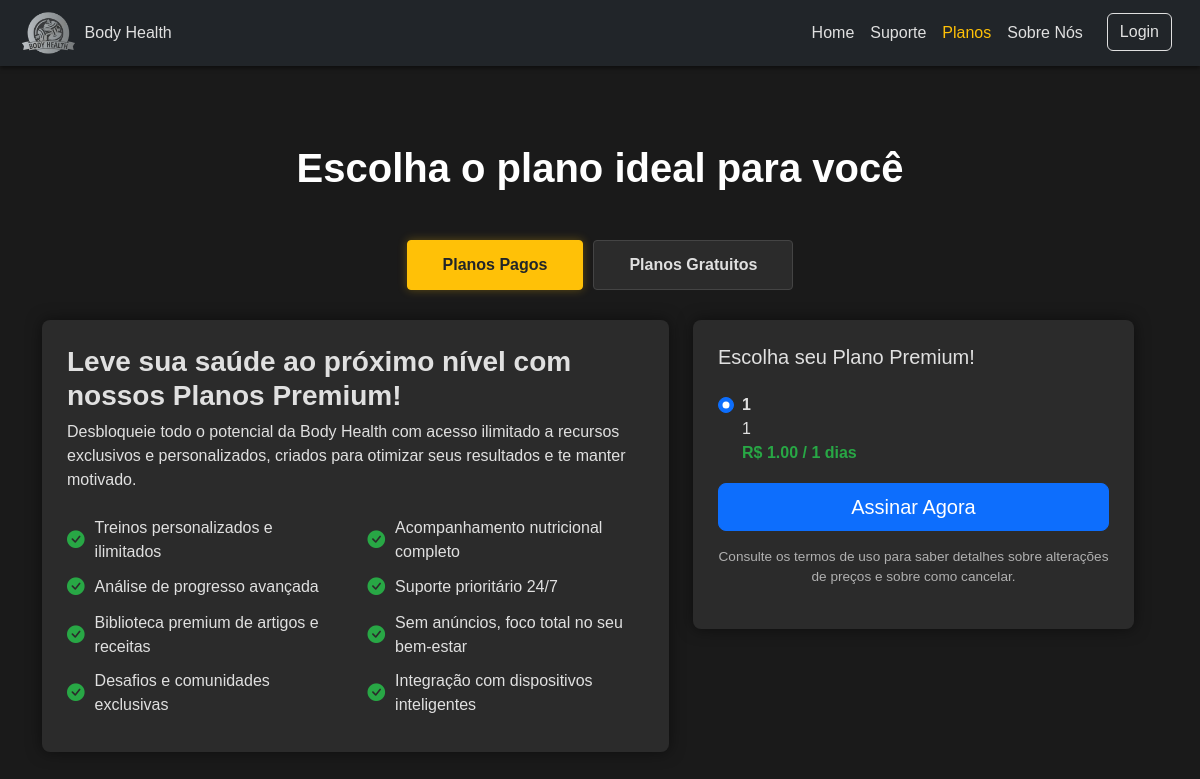
The page /planos on the database as committed earlier.
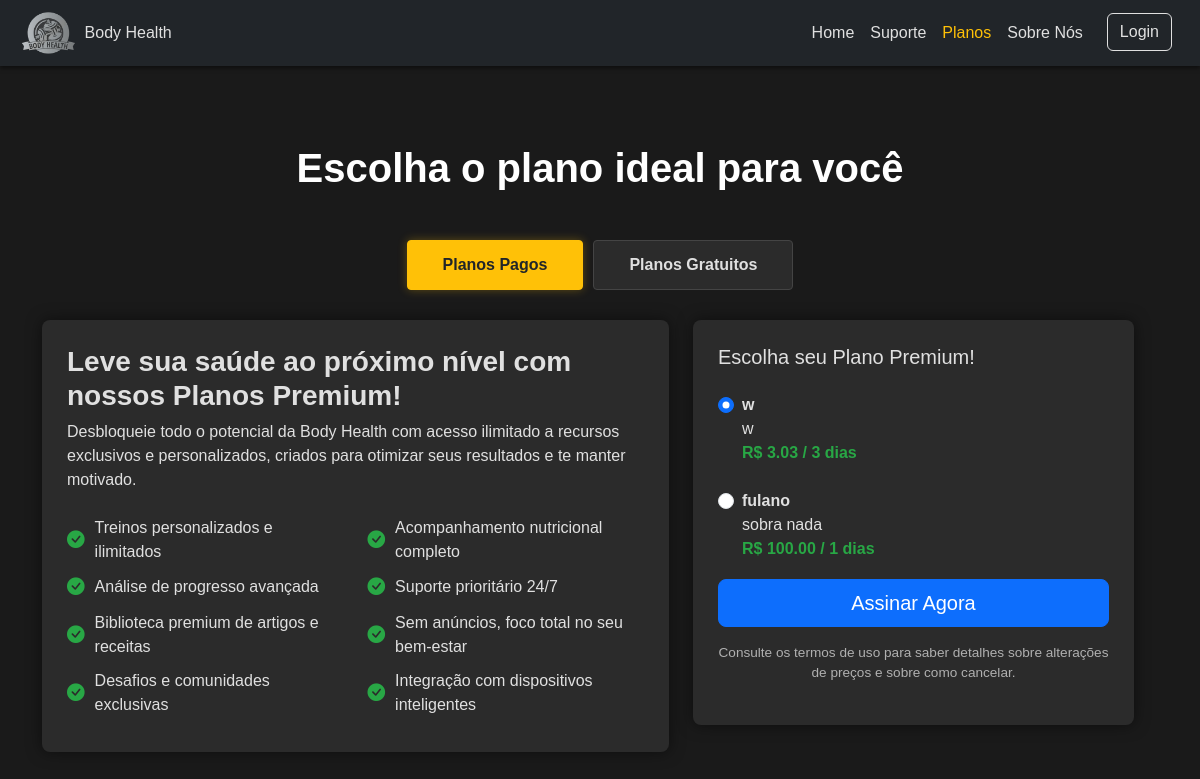
The same page on the database as committed later.
### tables this page shows
CREATE TABLE plano (
    id INTEGER PRIMARY KEY AUTOINCREMENT,
    nome TEXT NOT NULL,
    descricao TEXT,
    preco REAL NOT NULL,
    duracao_dias INTEGER NOT NULL,
    ativo INTEGER DEFAULT 1,
    data_criacao TIMESTAMP DEFAULT CURRENT_TIMESTAMP
);

### main.py (the view)
@app.get("/planos")
async def planos(request: Request):
    try:
        todos_planos = plano_repo.obter_todos()
        planos_gratuitos = [p for p in todos_planos if p.preco == 0.0]
        planos_pagos = [p for p in todos_planos if p.preco > 0.0]
        planos_pagos.sort(key=lambda x: x.preco)
        planos_gratuitos.sort(key=lambda x: x.duracao_dias, reverse=True)
        print(f"[DEBUG] Total de planos: {len(todos_planos)}")
        print(f"[DEBUG] Planos gratuitos: {len(planos_gratuitos)}")
        print(f"[DEBUG] Planos pagos: {len(planos_pagos)}")
        return templates.TemplateResponse("inicio/planos.html", {
            "request": request,
            "todos_planos": todos_planos,
            "planos_gratuitos": planos_gratuitos,
            "planos_pagos": planos_pagos,
            "total_planos": len(todos_planos),
            "tem_planos_pagos": len(planos_pagos) > 0,
            "tem_planos_gratuitos": len(planos_gratuitos) > 0
        })
    except Exception as e:
        print(f"[ERRO] Erro ao carregar planos: {str(e)}")
        return templates.TemplateResponse("inicio/planos.html", {
            "request": request,
            "todos_planos": [],
            "planos_gratuitos": [],
            "planos_pagos": [],
            "total_planos": 0,
            "tem_planos_pagos": False,
            "tem_planos_gratuitos": False,
            "erro": "Erro ao carregar planos. Tente novamente mais tarde."
        })

### templates/inicio/planos.html (shortened to what this page needs)
{% extends 'layout.html' %}
{% block content %}
    <div class="container mt-5">
        <h1 class="text-center mb-5 fw-bold text-primary">Escolha o plano ideal para você</h1>
        <div class="plan-tabs" role="tablist">
            <label for="premium-tab" class="plan-tab-label" onclick="showTab('premium-content-section')">Planos Pagos</label>
            <label for="free-tab" class="plan-tab-label" onclick="showTab('free-content-section')">Planos Gratuitos</label>
        </div>
        <div class="tab-content-wrapper">
            <div id="premium-content-section" class="tab-content-section row">
                <div class="col-md-7">
                    <div class="plan-details-card">
                        <h3 class="fw-bold">Leve sua saúde ao próximo nível com nossos Planos Premium!</h3>
                        <p>Desbloqueie todo o potencial da Body Health com acesso ilimitado a recursos exclusivos e personalizados, criados para otimizar seus resultados e te manter motivado.</p>
                        <div class="row features mt-4">
                            <div class="col-12 col-md-6"><i class="bi bi-check-circle-fill"></i> Treinos personalizados e ilimitados</div>
                            <div class="col-12 col-md-6"><i class="bi bi-check-circle-fill"></i> Acompanhamento nutricional completo</div>
                            <div class="col-12 col-md-6"><i class="bi bi-check-circle-fill"></i> Análise de progresso avançada</div>
                            <div class="col-12 col-md-6"><i class="bi bi-check-circle-fill"></i> Suporte prioritário 24/7</div>
                            <div class="col-12 col-md-6"><i class="bi bi-check-circle-fill"></i> Biblioteca premium de artigos e receitas</div>
                            <div class="col-12 col-md-6"><i class="bi bi-check-circle-fill"></i> Sem anúncios, foco total no seu bem-estar</div>
                            <div class="col-12 col-md-6"><i class="bi bi-check-circle-fill"></i> Desafios e comunidades exclusivas</div>
                            <div class="col-12 col-md-6"><i class="bi bi-check-circle-fill"></i> Integração com dispositivos inteligentes</div>
                        </div>
                    </div>
                </div>
                <div class="col-md-5">
                    <div class="sidebar">
                        <h5>Escolha seu Plano Premium!</h5>
                        {% if planos_pagos %}
                            {% for plano in planos_pagos %}
                            <div class="form-check mt-4">
                                <input class="form-check-input" type="radio" name="assinatura" id="plano_{{ plano.id }}" value="{{ plano.preco }}" {% if loop.first %}checked{% endif %}>
                                <label class="form-check-label" for="plano_{{ plano.id }}">
                                    <strong>{{ plano.nome }}</strong><br>
                                    {{ plano.descricao }}<br>
                                    <strong class="text-success">R$ {{ "%.2f"|format(plano.preco) }}{% if plano.duracao_dias == 30 %} / mês{% elif plano.duracao_dias >= 365 %} / ano{% else %} / {{ plano.duracao_dias }} dias{% endif %}</strong>
                                </label>
                            </div>
                            {% endfor %}
                        {% else %}
                            <div class="alert alert-info">
                                <p>No momento não temos planos pagos disponíveis. Em breve teremos novidades!</p>
                            </div>
                        {% endif %}
                        {% if planos_pagos %}
                        <a href="/pagamento"><button class="btn btn-primary btn-lg w-100 mt-3">Assinar Agora</button></a>
                        <p class="mt-3 text-muted text-center" style="font-size: 0.85rem;">
                            Consulte os termos de uso para saber detalhes sobre alterações de preços e sobre como cancelar.
                        </p>
                        {% endif %}
                    </div>
                </div>
            </div>
        </div>
    </div>
{%endblock%}

### templates/layout.html (shortened to what this page needs)
<!DOCTYPE html>
<html lang="pt-BR">
<head>
    <link href="https://cdn.jsdelivr.net/npm/bootstrap@5.3.3/dist/css/bootstrap.min.css" rel="stylesheet">
    <link href="https://cdn.jsdelivr.net/npm/bootstrap-icons@1.10.5/font/bootstrap-icons.css" rel="stylesheet">
    </head>
    <link rel="stylesheet" href="/static/css/styles.css">
</head>
<body>
  <nav class="navbar navbar-expand-lg navbar-dark fixed-top">
    <div class="container-fluid">
        <img src="/static/img/logo.png" height="50px" alt="Body Health Logo"> Body Health
      <div class="collapse navbar-collapse justify-content-end" id="navbarNav">
        <ul class="navbar-nav">
            <li class="nav-item">
              <a class="nav-link {% if request.path == '/' %}active{% endif %}" aria-current="page" href="/">Home</a>
            </li>
            <li class="nav-item">
              <a class="nav-link {% if request.path == '/suporte' %}active{% endif %}" href="/suporte">Suporte</a>
            </li>
            <li class="nav-item">
              <a class="nav-link {% if request.path == '/planos' %}active{% endif %}" href="/planos">Planos</a>
            </li>
            <li class="nav-item">
              <a class="nav-link {% if request.path == '/sobre' %}active{% endif %}" href="/sobre">Sobre Nós</a>
            </li>
            <li class="nav-item ms-lg-3">
              <a class="btn btn-outline-light {% if request.path.startswith('/login') %}active{% endif %}" href="/login">Login</a>
            </li>
        </ul>
      </div>
    </div>
  </nav>
  <main class="mt-5 pt-5">
    <div class="container-fluid">
      {% block content %}
      {% endblock %}
    </div>
  </main>
</body>
</html>

### static/css/styles.css (style rules this page uses)
:root { --dark-bg: #1a1a1a; --dark-card-bg: #2b2b2b; --dark-text-color: #e0e0e0; --dark-muted-text: #b0b0b0; --dark-border-color: #444444; --dark-shadow-color: rgba(0, 0, 0, 0.5); --highlight-yellow: #ffc107; --highlight-green: #28a745; --highlight-red: #dc3545; --light-banner-bg-start: #ffffff; --light-banner-bg-end: #eaeaea; --light-banner-text: #000000; }
body { background-color: var(--dark-bg); color: var(--dark-text-color); font-family: Arial, sans-serif; padding-top: 0px; }
.text-primary { color: white !important; }
.text-success { color: var(--highlight-green) !important; }
.text-muted { color: var(--dark-muted-text) !important; }
.navbar { background-color: #212529 !important; box-shadow: 0 2px 4px var(--dark-shadow-color); }
.navbar-brand, .navbar-nav .nav-link { color: var(--dark-text-color) !important; }
.navbar-nav .nav-link.active { color: var(--highlight-yellow) !important; }
.btn-outline-light { color: var(--dark-text-color); border-color: var(--dark-text-color); }
.card-custom, .about-card, .support-card, .sidebar, .plan-details-card { background-color: var(--dark-card-bg); border-radius: 8px; padding: 25px; box-shadow: 0 0 15px var(--dark-shadow-color); margin-bottom: 20px; }
.plan-tabs { display: flex; justify-content: center; margin-bottom: 30px; gap: 10px; }
.plan-tab-label { border: 1px solid var(--dark-border-color); border-radius: 0.25rem; padding: 12px 35px; font-weight: bold; background-color: var(--dark-card-bg); color: var(--dark-text-color); cursor: pointer; transition: all 0.3s ease; text-align: center; user-select: none; }
.plan-tab-control:checked + .plan-tab-label { background-color: var(--highlight-yellow); color: #212529; border-color: var(--highlight-yellow); box-shadow: 0 0 10px rgba(255,193,7,0.3); }
.tab-content-section { display: none; width: 100%; }
.features i { font-size: 1.1rem; margin-right: 10px; color: var(--highlight-green); }
.features .col-12, .features .col-md-6 { display: flex; align-items: center; margin-bottom: 10px; }

Rows that differ between the two databases and show on the page:
removed plano: assinatura "☑ 1 1 R$ 1.00 / 1 dias", nome "1", descricao "1", preco "1.00", duracao_dias "1"
added plano: assinatura "☑ w w R$ 3.03 / 3 dias", nome "w", descricao "w", preco "3.03", duracao_dias "3"
added plano: assinatura "☐ fulano sobra nada R$ 100.00 /", nome "fulano", descricao "sobra nada", preco "100.00", duracao_dias "1"
